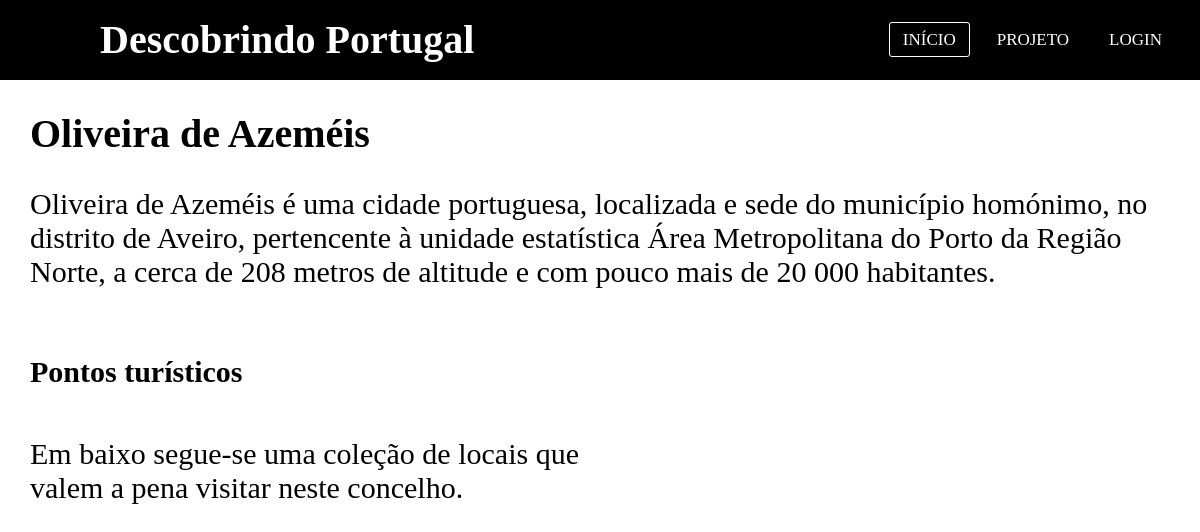
/distritos/aveiro/oliveiradeazemeis.php, run on the app's committed database.
### tables this page shows
CREATE TABLE `concelhos` (
  `id` int(11) NOT NULL,
  `distrito` varchar(50) NOT NULL,
  `concelho` varchar(50) NOT NULL,
  `descricao` text NOT NULL,
  `imagem` text NOT NULL,
  `modificado` timestamp NULL DEFAULT NULL
);

### distritos/aveiro/oliveiradeazemeis.php (the view, shortened to what this page needs)
<?php
require '../../cms/db_concelhos.php';
?>
<!DOCTYPE html>
<html>
<head>
    <link rel="stylesheet" href="../../includes/style.css">
    <link rel="stylesheet" href="../../includes/concelhos.css">
    <link rel="stylesheet" href="../locais.css">
</head>
<body>
  <?php include_once('../header4.php'); ?>
  <?php
  $rec = mysqli_query($db, "SELECT * FROM concelhos WHERE concelho='Oliveira de Azeméis'");
  $record = mysqli_fetch_array($rec);
  ?>
  <div id="content">
    <h1> <?php echo $record['concelho']; ?> </h1>
    <p> <?php echo $record['descricao']; ?> </p><br><br>
    <div style="width: 100%;">
      <div class="imagens" style="float: right; width: 40%; height: 100%;">
        <img src="<?php echo $record['imagem']; ?>" alt="" width="100%">
      </div>
      <div class="concelhos" style="width: 50%; height: 100%; float: left;">
        <h2>Pontos turísticos</h2><br>
        <p>Em baixo segue-se uma coleção de locais que valem a pena visitar neste concelho.</p>
      </div>
    </div>
  </div>
</body>
</html>

### includes/style.css (style rules this page uses)
* { padding: 0; margin: 0; text-decoration: none; list-style: none; box-sizing: border-box; }
body { font-family }

### includes/concelhos.css (style rules this page uses)
html, body { min-height:100%; }
body { height:100vh; }
#content { height: 100%; }
h1 { font-size: 40px; padding: 30px 0px 0px 30px; }
h2 { font-size: 30px; padding: 30px 0px 0px 30px; }
p { font-size: 30px; padding: 30px 0px 0px 30px; }
img { padding: 40px 40px 0px 0px; }

### distritos/locais.css (style rules this page uses)
html, body { min-height:100%; }
body { height:100vh; }
#content { height: 100%; }

### data on the page
concelhos: concelho "Oliveira de Azeméis", descricao "Oliveira de Azeméis é uma cidade portuguesa, localizada e sede do município homónimo, no distrito de Aveiro, pertencente à unidade estatística Área Metropolitana do Porto da Região Norte, a cerca de 208 metros de altitude e com pouco mais de 20 000 habitantes."
